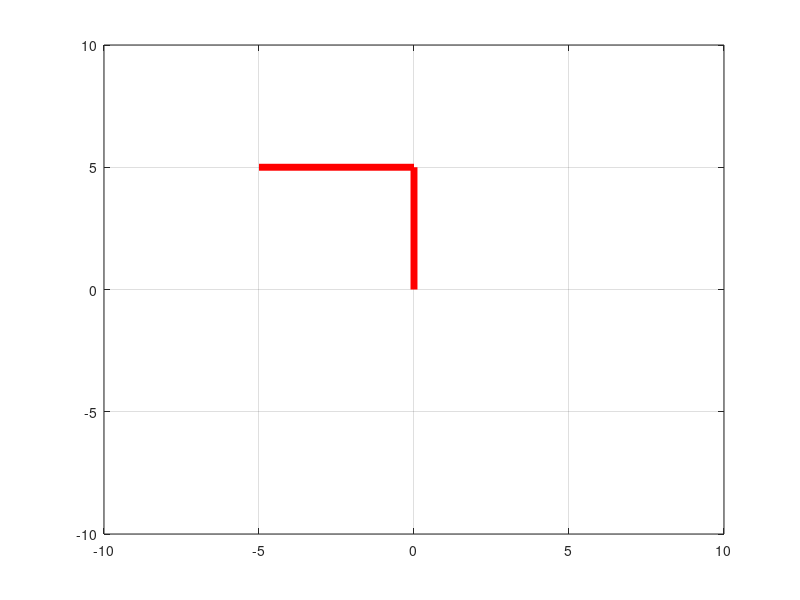

Source code (MATLAB):
%Robotics arm 2 links project
%Input the links for the robotic arm
link1 =input('Please enter the length of link 1 : ');
link2 =input('Please enter the length of link 2 : ');

%Defining the angles for forward kinematics and spacing them
Angle1 = linspace(0,90,20);
Angle2 = linspace(0,90,20);
 
% Create figure
figure;
grid on;

for i =1:length(Angle1)
        for  j = 1:length(Angle2)
            Ang1=Angle1(i);
            Ang2=Angle2(j);
        

%Forward kinematics--------------------------------------------------------
%initial values
x0=0;
y0=0;
%For the first link
x1 = link1 * cosd(Ang1);      %We use cosd not cos so that we will be able to use in degrees mode
y1 = link1 * sind(Ang1);      %Also here we used sind same as purpose for cosd
%For the second link
x2 = x1 + link2*cosd(Ang1+Ang2);
y2 = y1 + link2*sind(Ang1+Ang2);

%Plotting graph-----------------------------------------------------------
% Clear previous plot
cla;
plot([x0,x1],[y0,y1],'LineWidth',5,'Color','r'); %Link1 to base
hold on
plot([x1,x2],[y1,y2],'LineWidth',5,'Color','r');  %link2 to link1

axis([-10 10 -10 10]);  %setting the range of x and y axes manually for the plot

% Draw current frame
drawnow;

%Animation part---------------------------------------------------------
pause(0.05) %to control ther animation speed by making a short delay between the frames
grid on
  
        end
end

